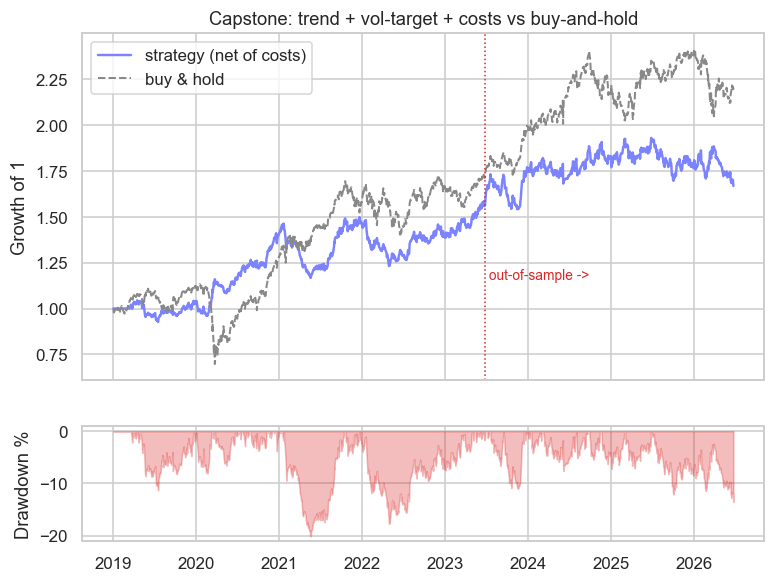

This figure's Python source:
# The capstone tearsheet: equity curve vs buy-and-hold, with drawdown - the honest picture.
import os
from datetime import datetime
from pathlib import Path

import matplotlib

matplotlib.use("Agg")
import matplotlib.pyplot as plt
import numpy as np
import seaborn as sns
from openalgo import api

client = api(
    api_key=os.getenv("OPENALGO_API_KEY", "your_api_key_here"),
    host=os.getenv("OPENALGO_HOST", "http://127.0.0.1:5000"),
)

end = datetime.now().strftime("%Y-%m-%d")
c = client.history(symbol="NIFTY", exchange="NSE_INDEX", interval="D",
                   start_date="2019-01-01", end_date=end)["close"]
r = c.pct_change()

signal = np.sign(c - c.rolling(50).mean()).shift(1)
exposure = (0.12 / np.sqrt(252) / r.rolling(20).std()).clip(upper=2.0).shift(1)
strat = (signal * exposure * r - (signal * exposure).diff().abs() * 0.0002).fillna(0)

eq_strat = (1 + strat).cumprod()
eq_hold = (1 + r.fillna(0)).cumprod()
dd = (eq_strat / eq_strat.cummax() - 1) * 100
split = int(len(c) * 0.6)

sns.set_theme(style="whitegrid")
fig, (ax1, ax2) = plt.subplots(2, 1, figsize=(8, 6), sharex=True,
                               gridspec_kw={"height_ratios": [3, 1]})
ax1.plot(eq_strat.index, eq_strat, color="#7c83ff", lw=1.6, label="strategy (net of costs)")
ax1.plot(eq_hold.index, eq_hold, color="#888", lw=1.3, ls="--", label="buy & hold")
ax1.axvline(eq_strat.index[split], color="#dc2626", lw=1, ls=":")
ax1.text(eq_strat.index[split], eq_strat.max() * 0.6, " out-of-sample ->", color="#dc2626", fontsize=9)
ax1.set_title("Capstone: trend + vol-target + costs vs buy-and-hold")
ax1.set_ylabel("Growth of 1")
ax1.legend(loc="upper left")
ax2.fill_between(dd.index, dd, 0, color="#dc2626", alpha=0.3)
ax2.set_ylabel("Drawdown %")

out = Path(__file__).with_suffix(".png")
plt.savefig(out, dpi=110, bbox_inches="tight")
print(f"Strategy {eq_strat.iloc[-1]:.2f}x vs buy-hold {eq_hold.iloc[-1]:.2f}x, worst drawdown {dd.min():.0f}%. Saved {out.name}")
